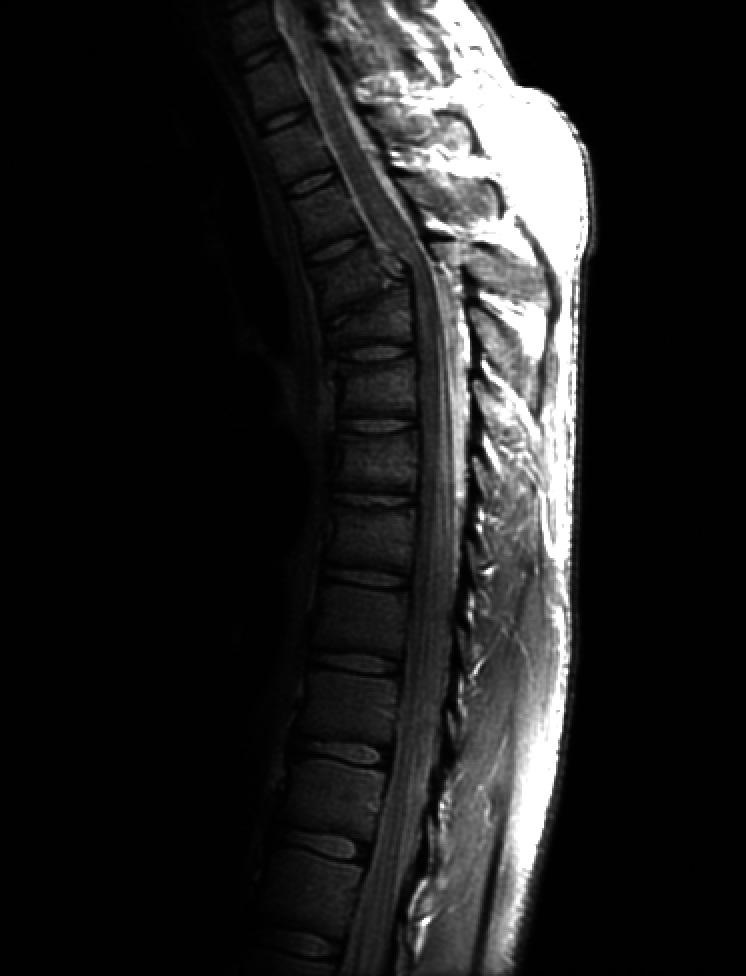
%> input picture Image_Processing/Lab2/9.jpg, 746 x 976 px
$ octave Assignment2_Task6.m   (GNU Octave 9; MATLAB toolbox functions it lacks are replaced by stand-ins)
%> lines starting %> are read from the running program, lines starting %| are printed output that depends on the picture
clear
clc
close all

img1 = imread('9.jpg');
%> img1 is the input picture: size 976x746x3 uint8; min 0, max 255, mean 32.6
subplot(2,2,1);
imshow(img1);
title('Original Image 1');

img2 = imread('10.jpg');
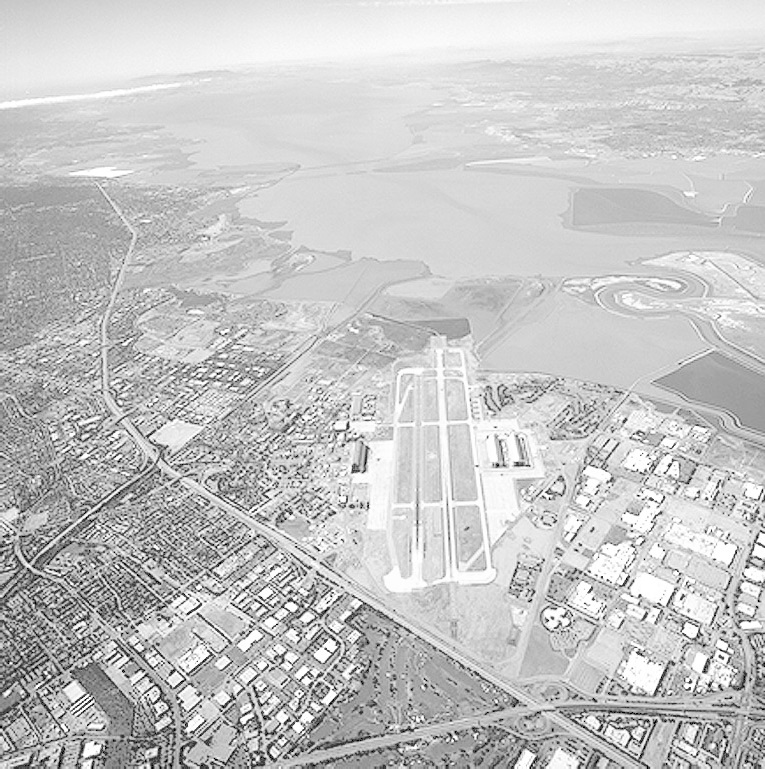
%> input picture Image_Processing/Lab2/10.jpg, 765 x 769 px
%> img2 is the input picture: size 769x765x3 uint8; min 0, max 255, mean 197.1
subplot(2,2,2);
imshow(img2);
title('Original Image 2');

c = 1.2
gamma1 = 1.2;
gamma2 = 0.95;

enhanced_img1 = c * img1 .^ gamma1;
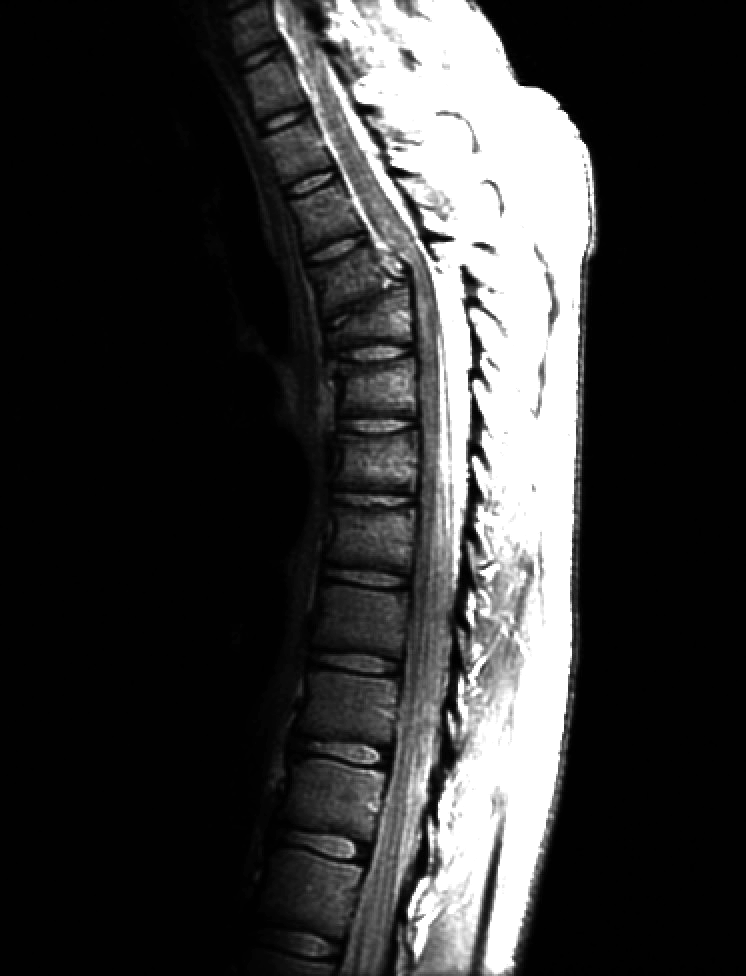
%> enhanced_img1: size 976x746x3 uint8; min 0, max 255, mean 54.5
subplot(2,2,3);
imshow(enhanced_img1);
title('Enhanced Image 1');

enhanced_img2 = c * img2 .^ gamma2;
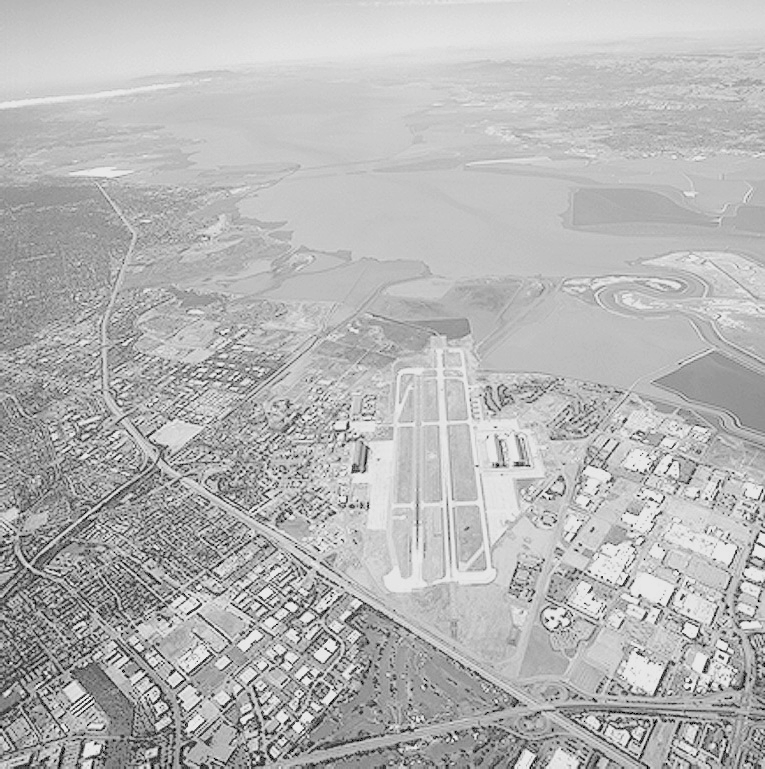
%> enhanced_img2: size 769x765x3 uint8; min 0, max 232, mean 181.4
subplot(2,2,4);
imshow(enhanced_img2);
title('Enhanced Image 2');
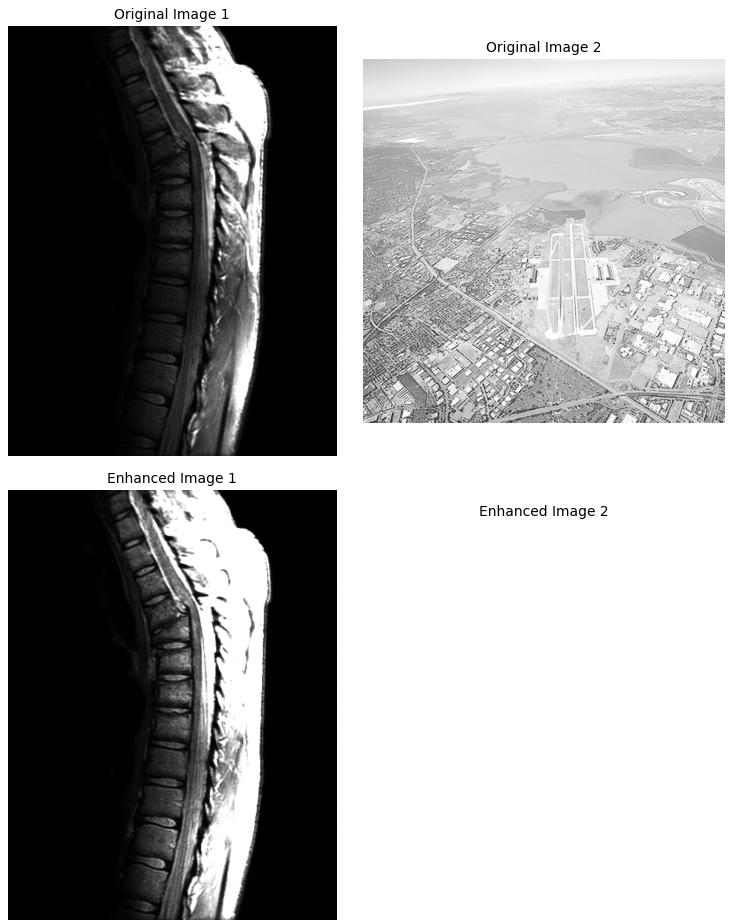
%> figure redrawn from the program's plot data, 4 panels
